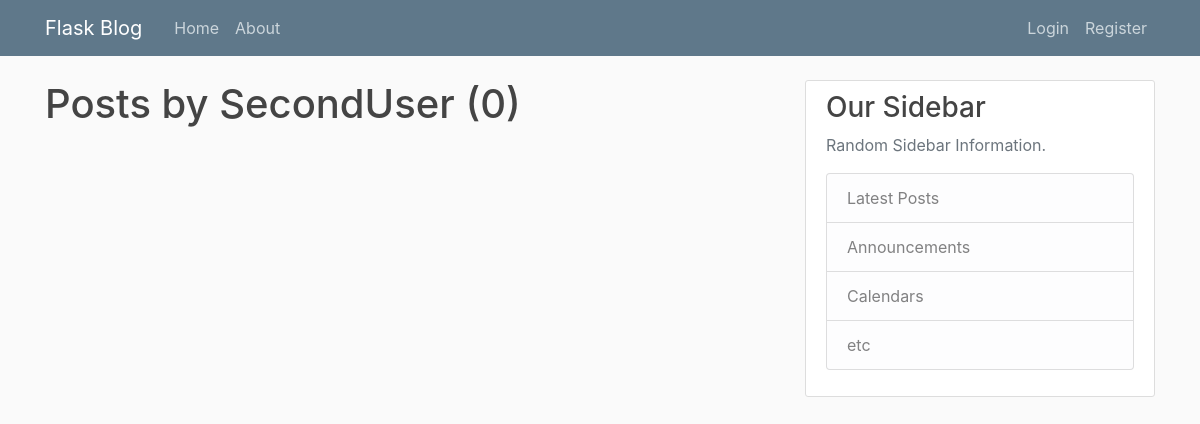
The app's page /user/SecondUser, older data.
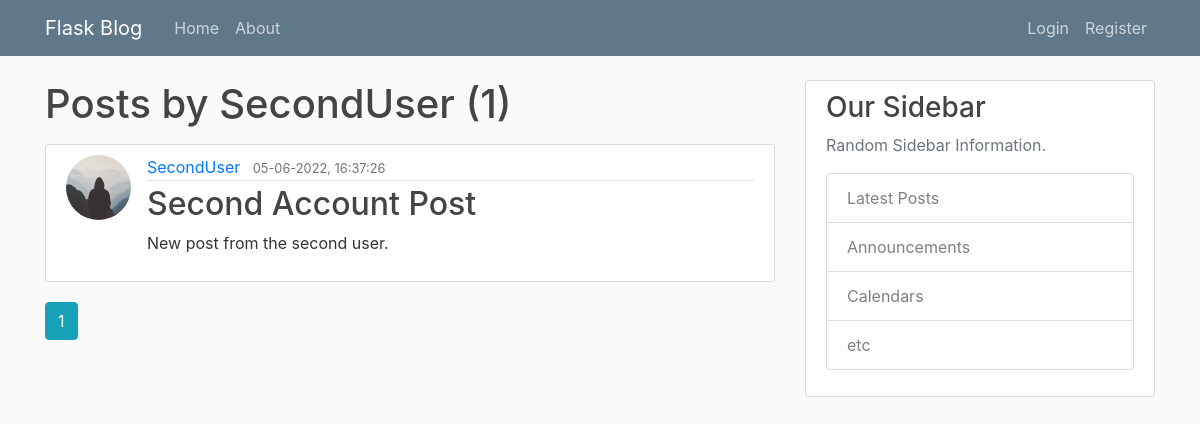
The same page, newer data.
### flaskblog/models.py (models this page shows, shortened)
class Post(db.Model):
    id = db.Column(db.Integer, primary_key=True)
    title = db.Column(db.String(100), nullable=False)
    date_posted = db.Column(db.DateTime, nullable=False, default=datetime.utcnow)
    content = db.Column(db.Text, nullable=False)
    user_id = db.Column(db.Integer, db.ForeignKey("user.id"), nullable=False)

class User(db.Model, UserMixin):
    id = db.Column(db.Integer, primary_key=True)
    username = db.Column(db.String(20), unique=True, nullable=False)
    email = db.Column(db.String(120), unique=True, nullable=False)
    image_file = db.Column(db.String(20), nullable=False, default="default.jpg")
    password = db.Column(db.String(60), nullable=False)
    posts = db.relationship("Post", backref="author", lazy=True)

### flaskblog/routes.py (the view)
@app.route("/user/<string:username>")
def user_posts(username):
    page = request.args.get("page", 1, type=int)
    user = User.query.filter_by(username=username).first_or_404()
    posts = (
        Post.query.filter_by(author=user)
        .order_by(Post.date_posted.desc())
        .paginate(page=page, per_page=5)
    )
    return render_template("user_posts.html", posts=posts, user=user)

### flaskblog/templates/user_posts.html
{% extends "layout.html" %}
{% block content %}
<h1 class="mb-3">Posts by {{ user.username }}  ({{ posts.total }})</h1>
{% for post in posts.items %}
<article class="media content-section">
    <img class="rounded-circle article-img" src="{{ url_for('static', filename='profile_pics/' + post.author.image_file) }}">
    <div class="media-body">
        <div class="article-metadata">
            <a class="mr-2" href="{{ url_for('user_posts', username=post.author.username) }}">{{ post.author.username }}</a>
            <small class="text-muted">{{ post.date_posted.strftime('%d-%m-%Y, %H:%M:%S') }}</small>
        </div>
        <h2><a class="article-title" href="{{ url_for('post', post_id=post.id) }}">{{ post.title }}</a></h2>
        <p class="article-content">{{ post.content }}</p>
    </div>
</article>
{% endfor %}
{% for page_num in posts.iter_pages(left_edge=1, right_edge=1, left_current=1, right_current=2) %}
    {% if page_num %}
        {% if posts.page == page_num %}
            <a class="btn btn-info mb-4" href="{{ url_for('user_posts', username=user.username, page=page_num) }}">{{ page_num }}</a>
        {% else %}
        <a class="btn btn-outline-info mb-4" href="{{ url_for('user_posts', username=user.username, page=page_num) }}">{{ page_num }}</a>
        {% endif %}
    {% else %}
    ...
    {% endif %}
{% endfor %}
{% endblock content %}

Row changes from the older to the newer data that the page shows:
added Post: image_file (placeholder picture), author.username "SecondUser", date_posted "05-06-2022, 16:37:26", title "Second Account Post", content "New post from the second user."
Text that changed along with them:
{{ posts.total }}: "0" → "1"
new list line: "1"
